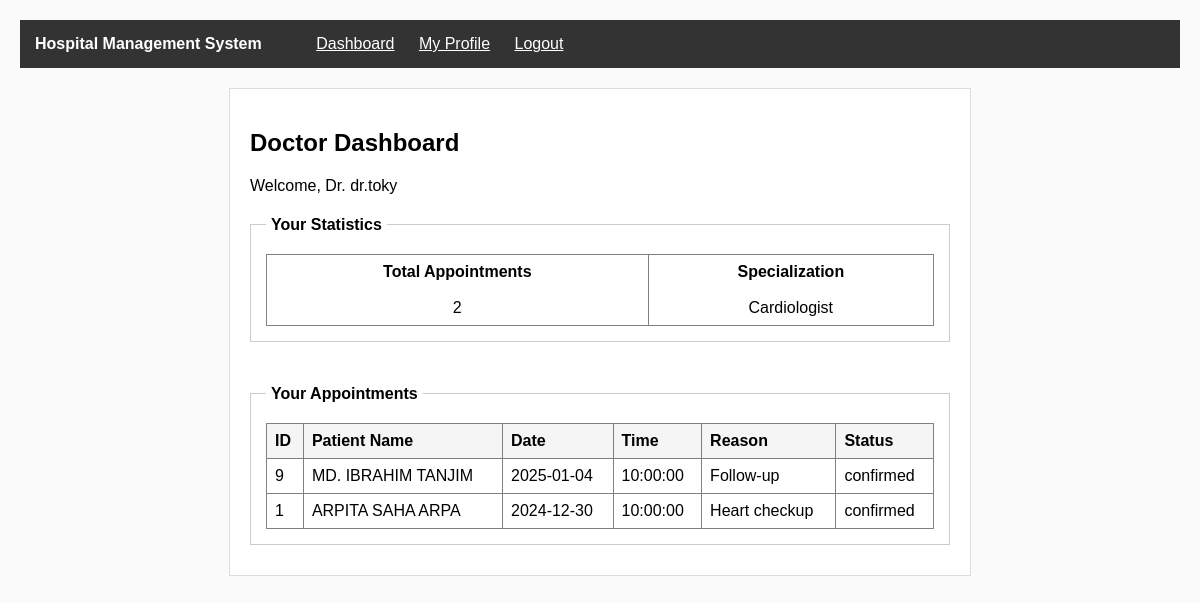
The app's page /view/dashboard_doctor.php (signed in) with its own data.
### tables this page shows
CREATE TABLE doctors (
  id INT AUTO_INCREMENT PRIMARY KEY,
  user_id INT NOT NULL,
  department_id INT,
  specialization VARCHAR(100) NOT NULL,
  bio TEXT,
  FOREIGN KEY (user_id) REFERENCES users(id),
  FOREIGN KEY (department_id) REFERENCES departments(id)
);

CREATE TABLE appointments (
  id INT AUTO_INCREMENT PRIMARY KEY,
  patient_id INT NOT NULL,
  doctor_id INT NOT NULL,
  appointment_date DATE NOT NULL,
  appointment_time TIME NOT NULL,
  reason TEXT,
  status VARCHAR(20) DEFAULT 'pending',
  notes TEXT,
  created_at TIMESTAMP DEFAULT CURRENT_TIMESTAMP,
  FOREIGN KEY (patient_id) REFERENCES patients(id),
  FOREIGN KEY (doctor_id) REFERENCES doctors(id)
);

CREATE TABLE users (
  id INT AUTO_INCREMENT PRIMARY KEY,
  full_name VARCHAR(100) NOT NULL,
  email VARCHAR(100) NOT NULL,
  phone VARCHAR(20) NOT NULL,
  username VARCHAR(50) NOT NULL UNIQUE,
  password VARCHAR(255) NOT NULL,
  role VARCHAR(20) NOT NULL,
  profile_picture VARCHAR(255),
  original_picture_name VARCHAR(255),
  address TEXT,
  registration_date TIMESTAMP DEFAULT CURRENT_TIMESTAMP
);

### model/doctorModel.php (called while the page is built, shortened)
<?php
function getDoctorByUserId($user_id)
{
    $con = getConnection();
    $sql = "SELECT * FROM doctors WHERE user_id='{$user_id}'";
    $result = mysqli_query($con, $sql);
    if (mysqli_num_rows($result) == 1) {
        return mysqli_fetch_assoc($result);
    } else {
        return false;
    }
}
?>

### model/appointmentModel.php (called while the page is built, shortened)
<?php
function getAppointmentsByDoctor($doctor_id)
{
    $con = getConnection();
    $sql = "SELECT * FROM appointments WHERE doctor_id='{$doctor_id}' ORDER BY appointment_date DESC";
    $result = mysqli_query($con, $sql);
    $appointments = array();
    if (mysqli_num_rows($result) > 0) {
        while ($row = mysqli_fetch_assoc($result)) {
            $appointments[] = $row;
        }
    }
    return $appointments;
}
?>

### model/patientModel.php (called while the page is built, shortened)
<?php
function getPatientById($id)
{
    $con = getConnection();
    $sql = "SELECT * FROM patients WHERE id='{$id}'";
    $result = mysqli_query($con, $sql);
    if (mysqli_num_rows($result) == 1) {
        return mysqli_fetch_assoc($result);
    } else {
        return false;
    }
}
?>

### model/userModel.php (called while the page is built, shortened)
<?php
function getUserById($id)
{
    $con = getConnection();
    $sql = "SELECT * FROM users WHERE id='{$id}'";
    $result = mysqli_query($con, $sql);
    if (mysqli_num_rows($result) == 1) {
        return mysqli_fetch_assoc($result);
    } else {
        return false;
    }
}
?>

### view/dashboard_doctor.php (the view, shortened to what this page needs)
<?php
require_once('../model/doctorModel.php');
require_once('../model/appointmentModel.php');
$doctor = getDoctorByUserId($_SESSION['user_id']);
if ($doctor) {
    $appointments = getAppointmentsByDoctor($doctor['id']);
} else {
    $appointments = array();
}
?>
<!DOCTYPE html>
<html lang="en">
<head>
    <link rel="stylesheet" href="../assets/css/style.css">
</head>
<body>
    <div class="navbar">
        <span class="navbar-title">Hospital Management System</span>
        <a href="dashboard_doctor.php" class="navbar-link">Dashboard</a>
        <a href="profile_view.php" class="navbar-link">My Profile</a>
        <a href="../controller/logout.php" class="navbar-link">Logout</a>
    </div>
    <div class="main-container">
        <h2>Doctor Dashboard</h2>
        <p>Welcome, Dr. <?php echo $_SESSION['username']; ?></p>
        <fieldset>
            <legend>Your Statistics</legend>
            <table border="1" cellpadding="10">
                <tr>
                    <td align="center"><b>Total Appointments</b><br><br><?php echo count($appointments); ?></td>
                    <td align="center">
                        <b>Specialization</b><br><br><?php echo $doctor ? $doctor['specialization'] : 'N/A'; ?>
                    </td>
                </tr>
            </table>
        </fieldset>
        <br>
        <fieldset>
            <legend>Your Appointments</legend>
            <table border="1" cellpadding="8" width="100%">
                <tr>
                    <th>ID</th>
                    <th>Patient Name</th>
                    <th>Date</th>
                    <th>Time</th>
                    <th>Reason</th>
                    <th>Status</th>
                </tr>
                <?php if (count($appointments) > 0): ?>
                    <?php
                    require_once('../model/patientModel.php');
                    require_once('../model/userModel.php');
                    foreach (array_slice($appointments, 0, 10) as $appointment):
                        $patient = getPatientById($appointment['patient_id']);
                        $patient_user = $patient ? getUserById($patient['user_id']) : null;
                        ?>
                        <tr>
                            <td><?php echo $appointment['id']; ?></td>
                            <td><?php echo $patient_user ? $patient_user['full_name'] : 'Patient #' . $appointment['patient_id']; ?>
                            </td>
                            <td><?php echo $appointment['appointment_date']; ?></td>
                            <td><?php echo isset($appointment['appointment_time']) ? $appointment['appointment_time'] : 'N/A'; ?>
                            </td>
                            <td><?php echo $appointment['reason']; ?></td>
                            <td><?php echo $appointment['status']; ?></td>
                        </tr>
                    <?php endforeach; ?>
                <?php else: ?>
                    <tr>
                        <td colspan="6" align="center">No appointments found</td>
                    </tr>
                <?php endif; ?>
            </table>
        </fieldset>
    </div>
</body>
</html>

### assets/css/style.css (style rules this page uses)
body { margin: 0; padding: 20px; background-color: #fafafa; font-family: Arial, sans-serif; }
.main-container { width: 700px; margin: 20px auto; padding: 20px; background-color: white; border: 1px solid #ddd; }
.navbar { background-color: #333; color: white; padding: 15px; margin-bottom: 20px; }
.navbar-title { margin-right: 30px; font-weight: bold; }
.navbar-link { color: white; margin-left: 20px; }
fieldset { padding: 15px; margin: 10px 0; border: 1px solid #ccc; }
legend { font-weight: bold; padding: 5px; }
table { width: 100%; border-collapse: collapse; }
td { padding: 8px; }
th { padding: 8px; text-align: left; background-color: #f5f5f5; }
a { color: blue; }

### records on screen
doctors: specialization "Cardiologist"
appointments: id "9", users.full_name "MD. IBRAHIM TANJIM", appointment_date "2025-01-04", appointment_time "10:00:00", reason "Follow-up", status "confirmed"
appointments: id "1", users.full_name "ARPITA SAHA ARPA", appointment_date "2024-12-30", appointment_time "10:00:00", reason "Heart checkup", status "confirmed"

### other values on screen
$_SESSION['username'] "dr.toky"
count($appointments) "2"
